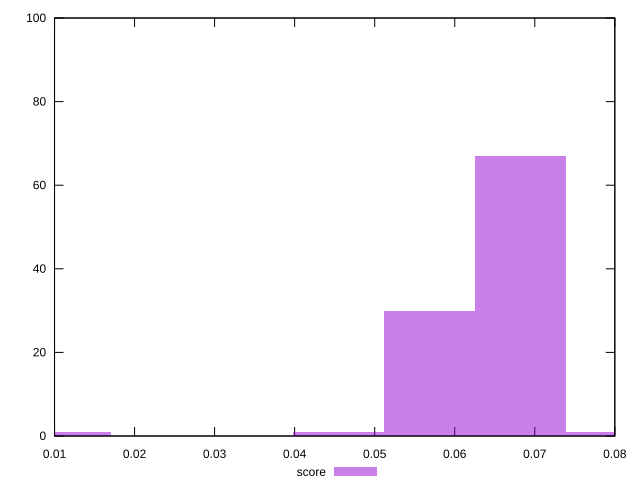

This chart was generated by the following gnuplot code:
reset

$score <<EOF
0.011365124169601311 1
0.056825620848006554 30
0.06819074501760787 67
0.045460496678405245 1
0.07955586918720918 1
EOF

set key outside below
set boxwidth 0.011365124169601311
set xrange [0.01:0.08]
set yrange [0:100]
set trange [0:100]
set style fill transparent solid 0.5 noborder
set terminal svg size 640, 490 enhanced background rgb 'white'
set output "report_00019_2021-02-10T18-14-37.922Z//largest-contentful-paint/samples/pages+cached+noadtech+nomedia/score/histogram.svg"

plot $score title "score" with boxes

reset
